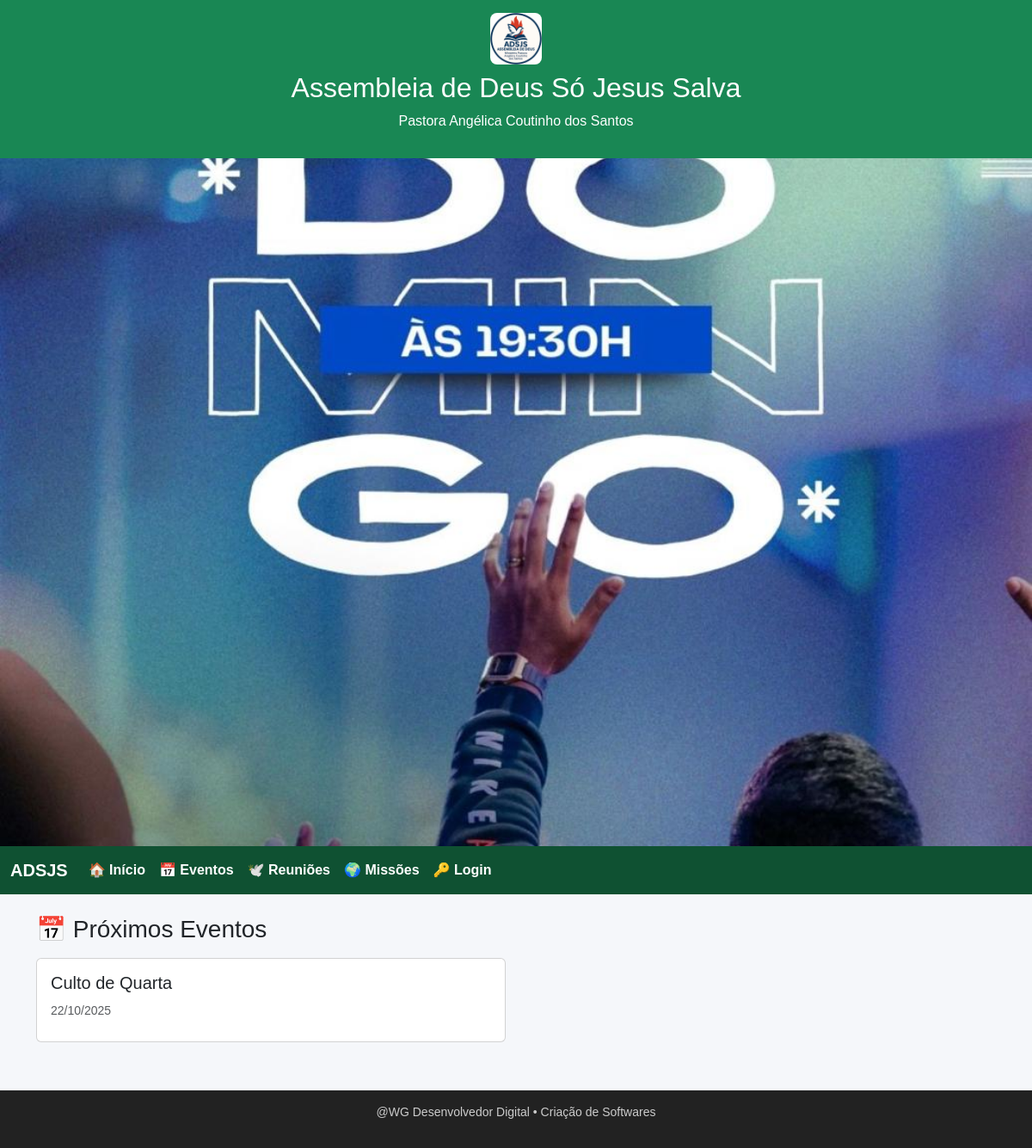
The page / on the database its author committed.
### core/models.py (models this page shows, shortened)
class ConfigPortal(models.Model):
    nome_igreja = models.CharField(max_length=200)
    pastor = models.CharField(max_length=200)
    logo = models.ImageField(upload_to="logos/", blank=True, null=True)
    mensagem_boas_vindas = models.CharField(max_length=255, default="Seja bem-vindo(a) ao nosso portal!")
    imagem_fundo = models.ImageField(upload_to="fundos/", blank=True, null=True)
    banner = models.ImageField(upload_to="banners/", blank=True, null=True)
    banner_titulo = models.CharField(max_length=150, blank=True, default="")
    banner_subtitulo = models.CharField(max_length=200, blank=True, default="")
    class Meta:
        verbose_name = "⚙️ Configuração do Sistema"
        verbose_name_plural = "⚙️ Configurações do Sistema"

class Evento(models.Model):
    titulo = models.CharField(max_length=100)
    descricao = models.TextField(blank=True)
    data = models.DateField()
    class Meta:
        verbose_name_plural = "Eventos"
        ordering = ["-data"]

### core/views.py (the view)
# urls.py: path('', views.index, name='index'),
def index(request):
    eventos = Evento.objects.all()[:12]
    return render(request, "core/index.html", {"eventos": eventos})

### core/context_processors.py (called while the page is built)
def site_config(request):
    try:
        from .models import ConfigPortal
        cfg = ConfigPortal.objects.first()
    except Exception:
        cfg = None
    default_logo = settings.STATIC_URL + "images/logo.png"
    default_banner = settings.STATIC_URL + "images/banner_principal.jpg"
    return {
        "igreja_nome": cfg.nome_igreja if cfg else "Assembleia de Deus Só Jesus Salva",
        "pastor_nome": cfg.pastor if cfg else "Pr. Responsável",
        "igreja_logo": cfg.logo.url if cfg and cfg.logo else default_logo,
        "igreja_banner": cfg.banner.url if cfg and cfg.banner else default_banner,
        "mensagem_boas_vindas": cfg.mensagem_boas_vindas if cfg else "Bem-vindo ao nosso portal!",
        "banner_titulo": cfg.banner_titulo if cfg else "",
        "banner_subtitulo": cfg.banner_subtitulo if cfg else "",
    }

### core/templates/core/index.html (shortened to what this page needs)
{% extends "core/base.html" %}
{% block content %}
  <h3 class="mb-3">📅 Próximos Eventos</h3>
  {% if eventos %}
    <div class="row">
      {% for e in eventos %}
      <div class="col-md-6">
        <div class="card mb-3">
          <div class="card-body">
            <h5 class="card-title">{{ e.titulo }}</h5>
            <small class="text-muted">{{ e.data|date:"d/m/Y" }}</small>
          </div>
        </div>
      </div>
      {% endfor %}
    </div>
  {% else %}
    <p class="text-muted">Sem eventos cadastrados.</p>
  {% endif %}
{% endblock %}

### core/templates/core/base.html (shortened to what this page needs)
{% load static %}
<!DOCTYPE html>
<html lang="pt-br">
<head>
  <link rel="stylesheet" href="{% static 'css/bootstrap.min.css' %}">
</head>
<body>
  <header>
    <img src="{{ igreja_logo }}" alt="Logo da Igreja">
    <h2>{{ igreja_nome }}</h2>
    <p>{{ pastor_nome }}</p>
  </header>
  <section id="banner-section">
    <img src="{% static 'images/banner_principal.jpg' %}" alt="Banner da Igreja" class="banner-full">
  </section>
  <nav class="navbar navbar-expand-lg">
    <div class="container-fluid">
      <a class="navbar-brand" href="/">ADSJS</a>
      <div class="collapse navbar-collapse" id="navbarNav">
        <ul class="navbar-nav">
          <li class="nav-item"><a class="nav-link" href="/">🏠 Início</a></li>
          <li class="nav-item"><a class="nav-link" href="/eventos/">📅 Eventos</a></li>
          <li class="nav-item"><a class="nav-link" href="/reunioes/">🕊️ Reuniões</a></li>
          <li class="nav-item"><a class="nav-link" href="/missoes/">🌍 Missões</a></li>
        </ul>
        <ul class="navbar-nav ms-auto">
          {% if user.is_authenticated %}
            <li class="nav-item"><a class="nav-link" href="/logout/">🚪 Logout</a></li>
            {% if request.user.is_superuser %}
              <li class="nav-item"><a class="nav-link" href="/admin/">⚙️ Admin</a></li>
            {% endif %}
          {% else %}
            <li class="nav-item"><a class="nav-link" href="/login/">🔑 Login</a></li>
          {% endif %}
        </ul>
      </div>
    </div>
  </nav>
  <main class="container mt-4">
    {% block content %}
    {% endblock %}
  </main>
  <footer>
    <p>@WG Desenvolvedor Digital • Criação de Softwares</p>
  </footer>
</body>
</html>

### core/templates/core/base.html (style rules this page uses)
body { background-color: #f5f7fa; font-family: 'Arial', sans-serif; margin: 0; padding: 0; }
header { background-color: #198754; color: white; text-align: center; padding: 15px 0; box-shadow: 0 2px 5px rgba(0,0,0,0.1); }
header img { height: 60px; border-radius: 8px; margin-bottom: 8px; }
.navbar { background-color: #0f5132; }
.navbar-brand, .navbar-nav .nav-link { color: #fff !important; font-weight: 600; }
.navbar-nav { margin-left: 0 !important; }
footer { background-color: #222; color: #ccc; padding: 15px 0; text-align: center; font-size: 14px; margin-top: 40px; }
#banner-section { width: 100%; height: 100vh; overflow: hidden; margin: 0; padding: 0; }
.banner-full { width: 100%; height: 100%; object-fit: cover; display: block; }

### rows shown on the page
ConfigPortal: nome_igreja "Assembleia de Deus Só Jesus Salva", pastor "Pastora Angélica Coutinho dos Santos"
Evento: titulo "Culto de Quarta", data "22/10/2025"
